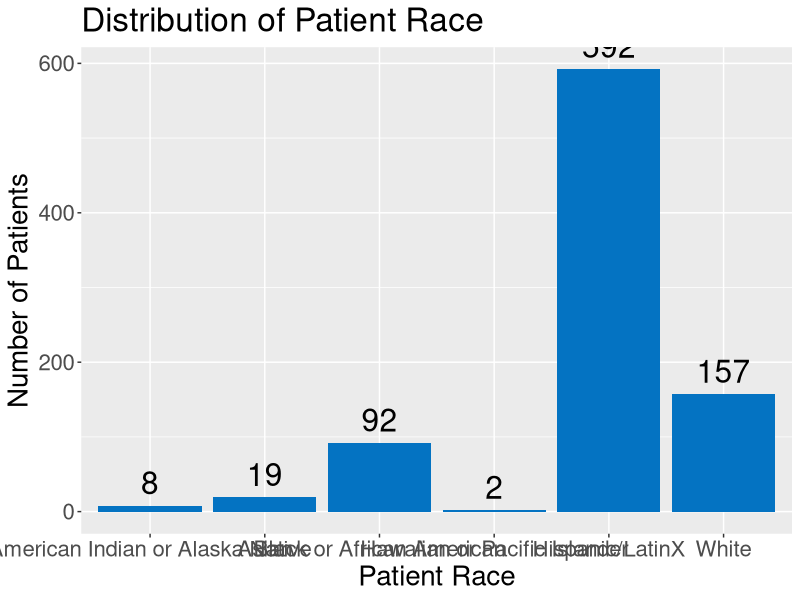
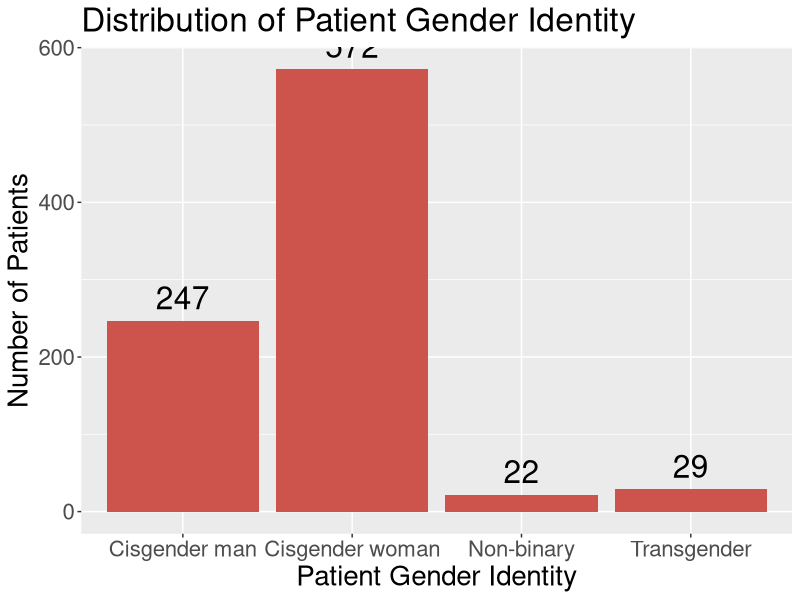
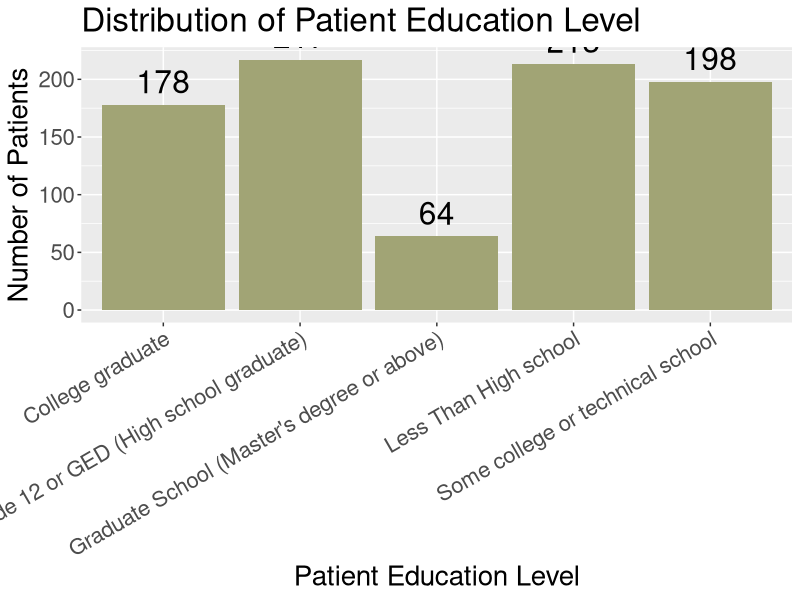
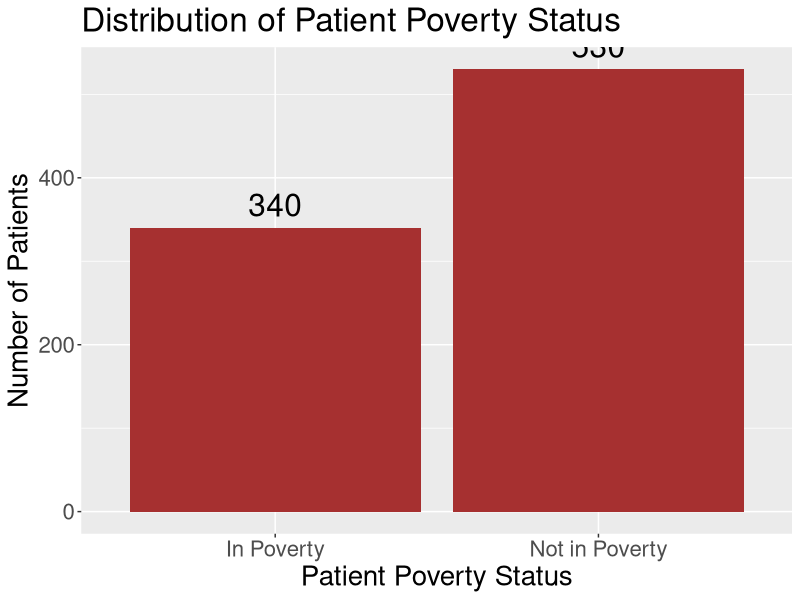
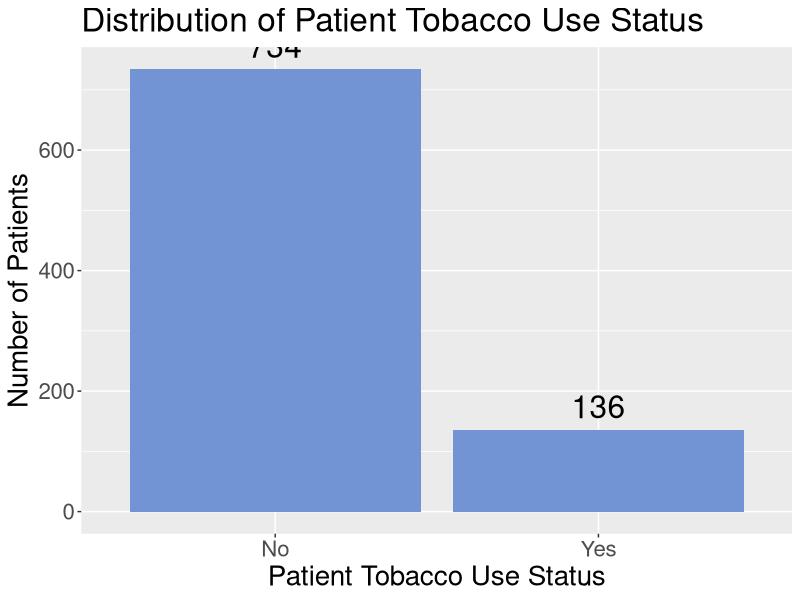
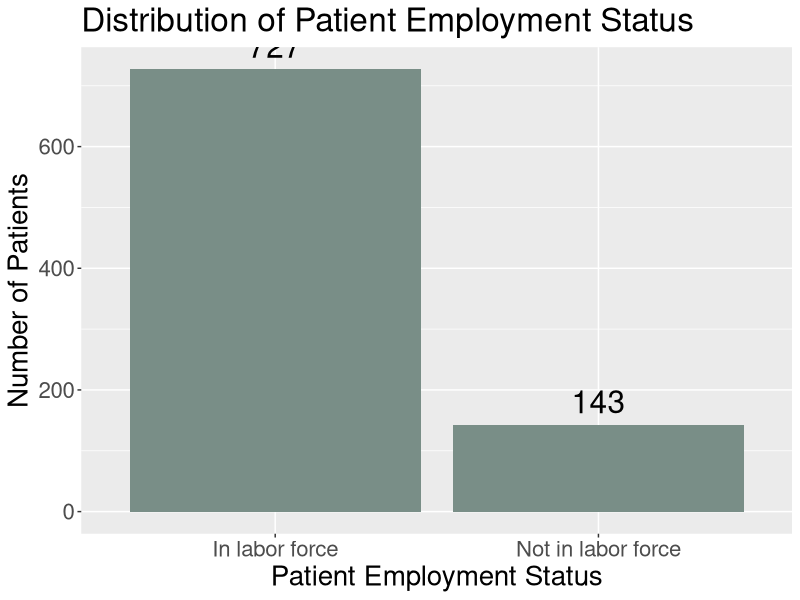
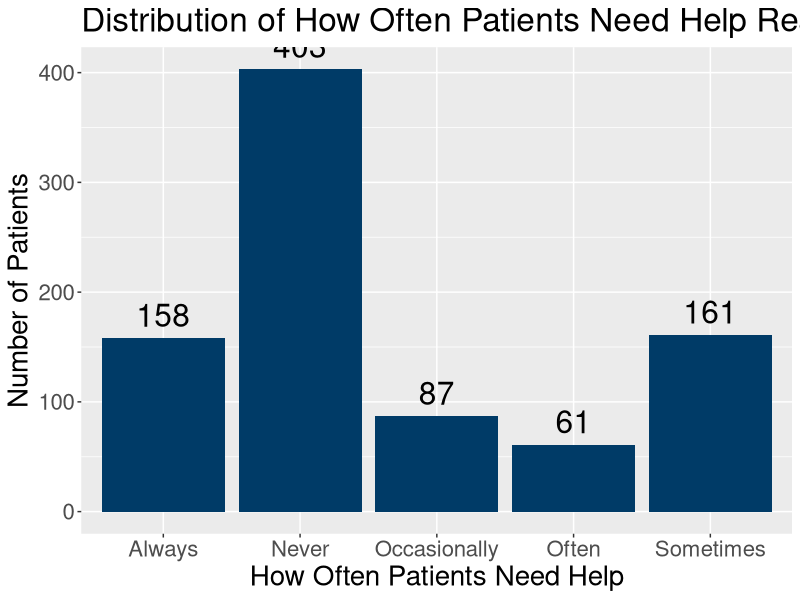
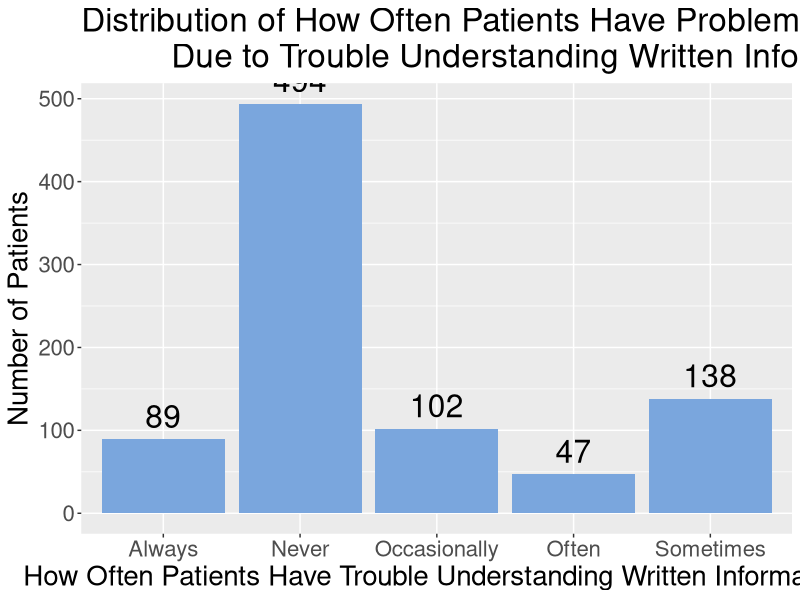

Reproduce these figures in R, in order.
require(readxl)
require(ggplot2)

needs <- read_excel("all managed data.xlsx")

needs_final <- needs[, c("id", "race", "gend_id", "employment_status", "educ", 
                                            "tobacco_use", "poverty", "need_help_reading_med_materials", 
                                            "written_trouble_understand", "hearing_trouble_understand", "conf_fill_forms")]

needs_final$need_help_reading_med_materials[needs_final$need_help_reading_med_materials=="Decline to answer"]<-NA
needs_final$written_trouble_understand[needs_final$written_trouble_understand=="Decline to answer"]<-NA
needs_final$hearing_trouble_understand[needs_final$hearing_trouble_understand=="Decline to answer"]<-NA
needs_final$conf_fill_forms[needs_final$conf_fill_forms=="Decline to answer"]<-NA

needs_final <- na.omit(needs_final)

#######################################
# DESCRIPTIVE STATS AND VISUALIZATIONS
#######################################
# race
ggplot(needs_final) +
  geom_bar(aes(x = race), fill = "#0473c2") +
  geom_text(aes(x = race, label = after_stat(count)), stat = "count", vjust = -0.5, color = "black", size = 8) +
  ggtitle("Distribution of Patient Race") +
  ylab ("Number of Patients") +
  xlab ("Patient Race") + theme(text = element_text(size=20))

# gender identity
ggplot(needs_final) +
  geom_bar(aes(x = gend_id), fill = "#cd544c") +
  geom_text(aes(x = gend_id, label = ..count..), stat = "count", vjust = -0.5, color = "black", size = 8) +
  ggtitle("Distribution of Patient Gender Identity") +
  ylab ("Number of Patients") +
  xlab ("Patient Gender Identity") + theme(text = element_text(size=20))

# education 
ggplot(needs_final) +
  geom_bar(aes(x = educ), fill = "#a1a475") +
  geom_text(aes(x = educ, label = after_stat(count)), stat = "count", vjust = -0.5, color = "black", size = 8) +
  ggtitle("Distribution of Patient Education Level") +
  ylab ("Number of Patients") +
  xlab ("Patient Education Level") + theme(axis.text.x = element_text(angle = 30, hjust=1), text = element_text(size=20))  

# poverty status 
ggplot(needs_final) +
  geom_bar(aes(x = poverty), fill = "#a63030") +
  geom_text(aes(x = poverty, label = after_stat(count)), stat = "count", vjust = -0.5, color = "black", size = 8) +
  ggtitle("Distribution of Patient Poverty Status") +
  ylab ("Number of Patients") +
  xlab ("Patient Poverty Status") + theme(text = element_text(size=20))  

# substance use 
ggplot(needs_final) +
  geom_bar(aes(x = tobacco_use), fill = "#7294d4") +
  geom_text(aes(x = tobacco_use, label = after_stat(count)), stat = "count", vjust = -0.5, color = "black", size = 8) +
  ggtitle("Distribution of Patient Tobacco Use Status") +
  ylab ("Number of Patients") +
  xlab ("Patient Tobacco Use Status") + theme(text = element_text(size=20))  

# employment 
ggplot(needs_final) +
  geom_bar(aes(x = employment_status), fill = "#798e87") +
  geom_text(aes(x = employment_status, label = after_stat(count)), stat = "count", vjust = -0.5, color = "black", size = 8) +
  ggtitle("Distribution of Patient Employment Status") +
  ylab ("Number of Patients") +
  xlab ("Patient Employment Status") + theme(text = element_text(size=20))  

# need help reading medical materials
ggplot(needs_final) +
  geom_bar(aes(x = need_help_reading_med_materials), fill = "#003b67") +
  geom_text(aes(x = need_help_reading_med_materials, label = after_stat(count)), stat = "count", vjust = -0.5, color = "black", size = 8) +
  ggtitle("Distribution of How Often Patients Need Help Reading Medical Materials From Medical Providers") +
  ylab ("Number of Patients") +
  xlab ("How Often Patients Need Help") + theme(text = element_text(size=20))

# trouble understanding written info about medical condition
ggplot(needs_final) +
  geom_bar(aes(x = written_trouble_understand), fill = "#7aa6dd") +
  geom_text(aes(x = written_trouble_understand, label = after_stat(count)), stat = "count", vjust = -0.5, color = "black", size = 8) +
  ggtitle("Distribution of How Often Patients Have Problems Learning About Medical Conditions 
          Due to Trouble Understanding Written Information") +
  ylab ("Number of Patients") +
  xlab ("How Often Patients Have Trouble Understanding Written Information") + theme(text = element_text(size=20))

# have trouble understanding what is told 
ggplot(needs_final) +
  geom_bar(aes(x = hearing_trouble_understand), fill = "#74a188") +
  geom_text(aes(x = hearing_trouble_understand, label = after_stat(count)), stat = "count", vjust = -0.5, color = "black", size = 8) +
  ggtitle("Distribution of How Often Patients Have Trouble Understanding What They Are Told About Medical Conditions") +
  ylab ("Number of Patients") +
  xlab ("How Often Patients Have Trouble Understanding What They Are Told About Medical Conditions") + theme(text = element_text(size=20))

# confidence filling out medical forms alone
ggplot(needs_final) +
  geom_bar(aes(x = conf_fill_forms), fill = "#f0c000") +
  geom_text(aes(x = conf_fill_forms, label = after_stat(count)), stat = "count", vjust = -0.5, color = "black", size = 8) +
  ggtitle("Distribution of How Confident Patients Are Filling Out Medical Forms By Themselves") +
  ylab ("Number of Patients") +
  xlab ("Patient Confidence") + theme(text = element_text(size=20))
